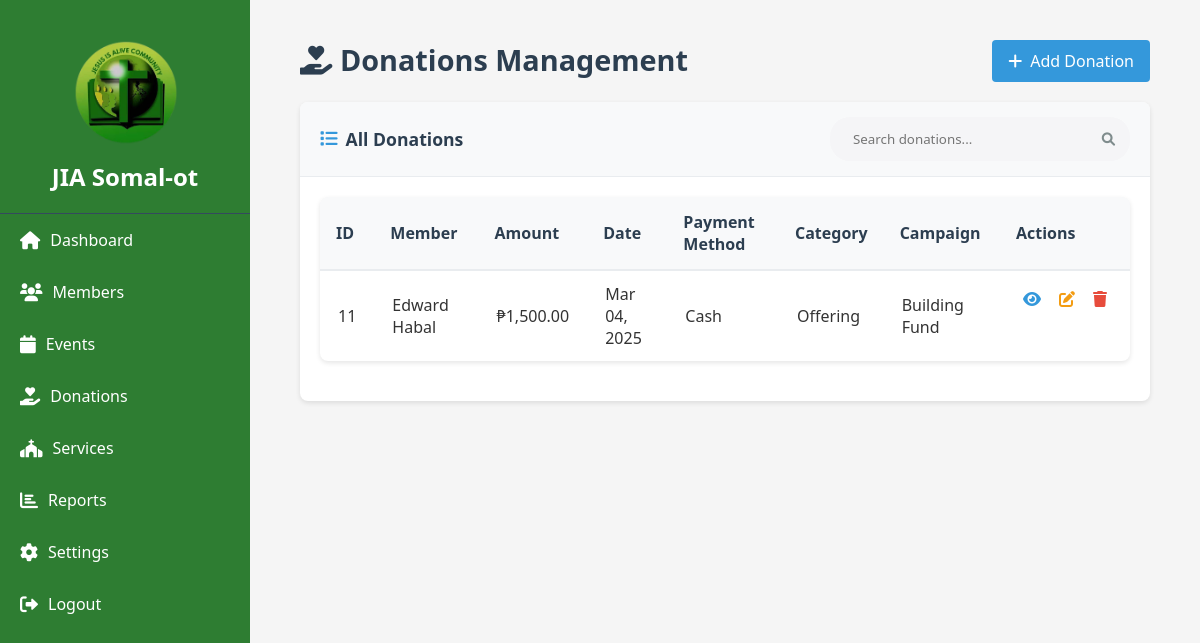
Page /donations.php (signed in) on the committed database.
### tables this page shows
CREATE TABLE `donations` (
  `id` int(11) NOT NULL,
  `member_id` int(11) DEFAULT NULL,
  `amount` decimal(10,2) NOT NULL,
  `donation_date` date NOT NULL,
  `donation_type` enum('tithe','offering','project','other') NOT NULL,
  `notes` text DEFAULT NULL,
  `recorded_by` int(11) DEFAULT NULL,
  `created_at` timestamp NOT NULL DEFAULT current_timestamp(),
  `purpose` varchar(255) DEFAULT NULL,
  `payment_method` varchar(50) DEFAULT 'Cash',
  `category` varchar(255) NOT NULL,
  `reference_number` varchar(255) NOT NULL,
  `tax_deductible` tinyint(1) NOT NULL DEFAULT 0,
  `campaign` varchar(255) NOT NULL,
  `updated_at` timestamp NOT NULL DEFAULT current_timestamp() ON UPDATE current_timestamp(),
  `receipt_file` varchar(255) DEFAULT NULL,
  `is_recurring` tinyint(1) DEFAULT 0,
  `receipt_number` varchar(255) DEFAULT NULL,
  `date` datetime DEFAULT current_timestamp()
);

### donations.php (the view, shortened to what this page needs)
<?php
require_once 'config/db.php';
$query = "SELECT d.*, CONCAT(m.first_name, ' ', m.last_name) as member_name
          FROM donations d
          LEFT JOIN members m ON d.member_id = m.id
          ORDER BY d.donation_date DESC";
$donations = mysqli_query($conn, $query);
$current_view = isset($_GET['view']) ? $_GET['view'] : 'list';
?>
<!DOCTYPE html>
<html lang="en">
<head>
    <link rel="stylesheet" href="css/style.css">
    <link rel="stylesheet" href="css/enhanced-style.css">
    <link rel="stylesheet" href="https://cdnjs.cloudflare.com/ajax/libs/font-awesome/6.0.0-beta3/css/all.min.css">
</head>
<body>
    <div class="container">
        <div class="sidebar">
            <div class="logo">
              <img src="img/jia.png" alt="JIA Somal-ot Logo" style="max-width: 50%;">
              <h2>JIA Somal-ot</h2>
          </div>
          <ul class="nav-links">
                <li><a href="dashboard.php"><i class="fas fa-home"></i> Dashboard</a></li>
                <li><a href="members.php"><i class="fas fa-users"></i> Members</a></li>
                <li><a href="events.php"><i class="fas fa-calendar"></i> Events</a></li>
                <li><a href="donations.php"><i class="fas fa-hand-holding-heart"></i> Donations</a></li>
                <li><a href="services_management.php"><i class="fas fa-church"></i> Services</a></li>
                <li><a href="reports.php"><i class="fas fa-chart-bar"></i> Reports</a></li>
                <li><a href="settings.php"><i class="fas fa-cog"></i> Settings</a></li>
                <li><a href="logout.php"><i class="fas fa-sign-out-alt"></i> Logout</a></li>
            </ul>
        </div>
        <div class="main-content">
            <div class="content">
                <div class="page-header">
                    <h1><i class="fas fa-hand-holding-heart"></i> Donations Management</h1>
                    <?php if($current_view == 'list'): ?>
                        <a href="donations.php?view=add" class="add-btn"><i class="fas fa-plus"></i> Add Donation</a>
                    <?php endif; ?>
                </div>
                <div class="content-container">
                    <?php if($current_view == 'list'): ?>
                        <div class="report-table-container">
                            <div class="table-header">
                                <h3><i class="fas fa-list"></i> All Donations</h3>
                                <div class="search-container">
                                    <input type="text" id="donationSearch" placeholder="Search donations...">
                                    <button type="submit"><i class="fas fa-search"></i></button>
                                </div>
                            </div>
                            <div class="report-table-content">
                                <table class="report-table">
                                    <thead>
                                        <tr>
                                            <th>ID</th>
                                            <th>Member</th>
                                            <th>Amount</th>
                                            <th>Date</th>
                                            <th>Payment Method</th>
                                            <th>Category</th>
                                            <th>Campaign</th>
                                            <th>Actions</th>
                                        </tr>
                                    </thead>
                                    <tbody>
                                        <?php while($donation = mysqli_fetch_assoc($donations)): ?>
                                            <tr>
                                                <td><?php echo $donation['id']; ?></td>
                                                <td><?php echo $donation['member_name']; ?></td>
                                                <td>₱<?php echo number_format($donation['amount'], 2); ?></td>
                                                <td><?php echo date('M d, Y', strtotime($donation['donation_date'])); ?></td>
                                                <td><?php echo $donation['payment_method']; ?></td>
                                                <td><?php echo $donation['category']; ?></td>
                                                <td><?php echo $donation['campaign'] ? $donation['campaign'] : 'N/A'; ?></td>
                                                <td class="actions">
                                                    <a href="donations.php?view=view&id=<?php echo $donation['id']; ?>" class="view-btn"><i class="fas fa-eye"></i></a>
                                                    <a href="donations.php?view=edit&id=<?php echo $donation['id']; ?>" class="edit-btn"><i class="fas fa-edit"></i></a>
                                                    <a href="donations.php?delete=<?php echo $donation['id']; ?>" class="delete-btn" onclick="return confirm('Are you sure you want to delete this donation?');"><i class="fas fa-trash"></i></a>
                                                </td>
                                            </tr>
                                        <?php endwhile; ?>
                                    </tbody>
                                </table>
                            </div>
                        </div>
                    <?php endif; ?>
                </div>
            </div>
        </div>
    </div>
</body>
</html>

### css/style.css (style rules this page uses)
* { margin: 0; padding: 0; box-sizing: border-box; font-family: 'Segoe UI', Tahoma, Geneva, Verdana, sans-serif; }
body { background-color: #f5f5f5; color: #333; }
.container { display: flex; min-height: 100vh; }
.sidebar { width: 250px; height: 100vh; position: fixed; top: 0; left: 0; background-color: #2e7d32; color: #fff; overflow-y: auto; display: flex; flex-direction: column; align-items: center; padding-top: 20px; z-index: 1000; }
.main-content { margin-left: 250px; padding: 20px; }
.logo { padding: 20px; text-align: center; border-bottom: 1px solid #34495e; }
.logo img { max-width: 80px; margin-bottom: 10px; }
.logo h2 { font-size: 1.5rem; font-weight: 600; }
.nav-links { list-style: none; padding: 0; margin: 0; width: 100%; }
.nav-links li { width: 100%; }
.nav-links a { display: flex; align-items: center; padding: 15px 20px; color: #fff; text-decoration: none; font-size: 16px; transition: background-color 0.3s; }
.nav-links a i { margin-right: 10px; font-size: 18px; }
.main-content { flex: 1; margin-left: 250px; transition: all 0.3s ease; }
.search-container { display: flex; align-items: center; background-color: #f5f5f7; border-radius: 20px; padding: 5px 15px; width: 300px; }
.search-container input { border: none; background: transparent; padding: 8px; width: 100%; outline: none; }
.search-container button { background: transparent; border: none; cursor: pointer; color: #7f8c8d; }
.content { padding: 20px 30px; }
.page-header { display: flex; justify-content: space-between; align-items: center; margin-bottom: 20px; }
.page-header h1 { font-size: 1.8rem; font-weight: 600; color: #2c3e50; }
.add-btn { background-color: #3498db; color: #fff; padding: 8px 16px; border: none; border-radius: 4px; cursor: pointer; display: flex; align-items: center; font-weight: 500; transition: all 0.3s ease; }
.add-btn i { margin-right: 8px; }
table { width: 100%; border-collapse: collapse; background-color: #fff; border-radius: 8px; overflow: hidden; box-shadow: 0 1px 3px rgba(0, 0, 0, 0.1); }
thead { background-color: #f8f9fa; }
th { padding: 12px 15px; text-align: left; font-weight: 600; color: #2c3e50; border-bottom: 1px solid #e9ecef; }
td { padding: 12px 15px; border-bottom: 1px solid #e9ecef; }
.actions { display: flex; justify-content: flex-end; gap: 8px; }
.view-btn, .edit-btn, .delete-btn { background: none; border: none; cursor: pointer; font-size: 1rem; padding: 5px; border-radius: 4px; transition: all 0.2s ease; }
.view-btn { color: #3498db; }
.edit-btn { color: #f39c12; }
.delete-btn { color: #e74c3c; }

### css/enhanced-style.css (style rules this page uses)
.report-table { width: 100%; border-collapse: separate; border-spacing: 0; border-radius: 8px; overflow: hidden; box-shadow: 0 2px 5px rgba(0, 0, 0, 0.1); margin-bottom: 20px; }
.report-table thead th { background-color: #f8f9fa; color: #2c3e50; font-weight: 600; text-align: left; padding: 14px 16px; border-bottom: 2px solid #e9ecef; }
.report-table td { padding: 12px 18px; border-bottom: 1px solid #e9ecef; vertical-align: middle; }
.report-table tbody tr:last-child td { border-bottom: none; }
.add-btn, .back-button { display: inline-flex; align-items: center; padding: 10px 16px; border-radius: 4px; font-weight: 500; transition: all 0.3s ease; text-decoration: none; }
.add-btn { background-color: #3498db; color: #fff; }
.report-table-container { background-color: #fff; border-radius: 8px; box-shadow: 0 2px 5px rgba(0, 0, 0, 0.1); overflow: hidden; margin-bottom: 20px; }
.table-header { display: flex; justify-content: space-between; align-items: center; padding: 15px 20px; background-color: #f8f9fa; border-bottom: 1px solid #e9ecef; }
.table-header h3 { font-size: 1.1rem; font-weight: 600; color: #2c3e50; margin: 0; display: flex; align-items: center; }
.table-header h3 i { margin-right: 8px; color: #3498db; }
.report-table-content { padding: 20px; }
@media (min-width: 768px) { .page-header { display: flex; justify-content: space-between; align-items: flex-start; } }

### rows in the picture
donations: id "11", member_name "Edward Habal", amount "1,500.00", donation_date "Mar 04, 2025", payment_method "Cash", category "Offering", campaign "Building Fund"
